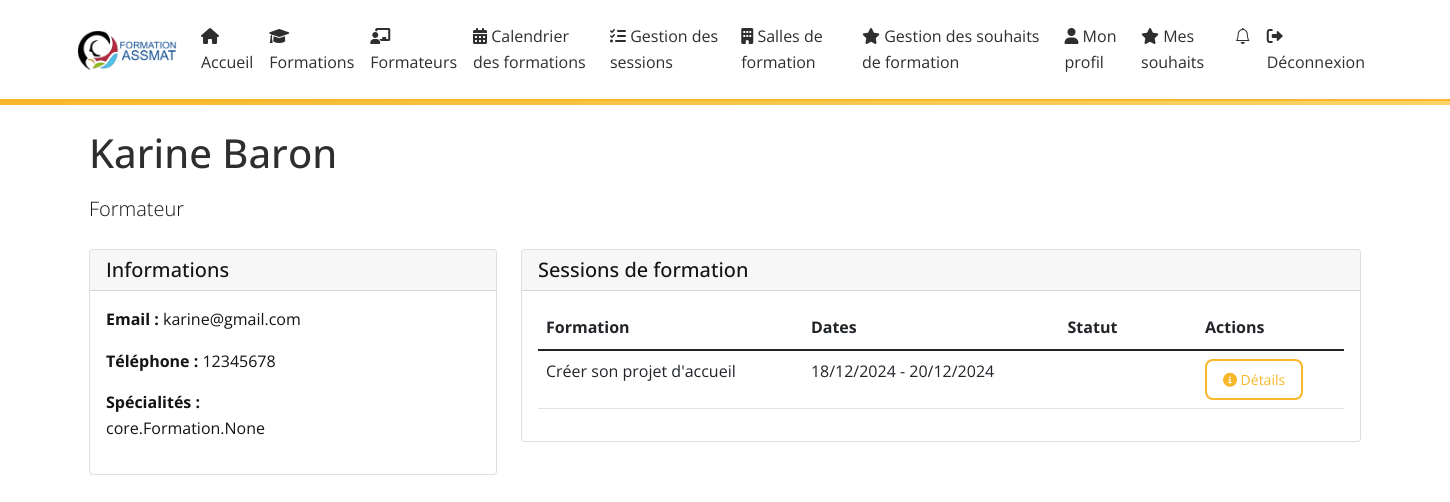
The app's page /trainers/1/ (signed in), older data.
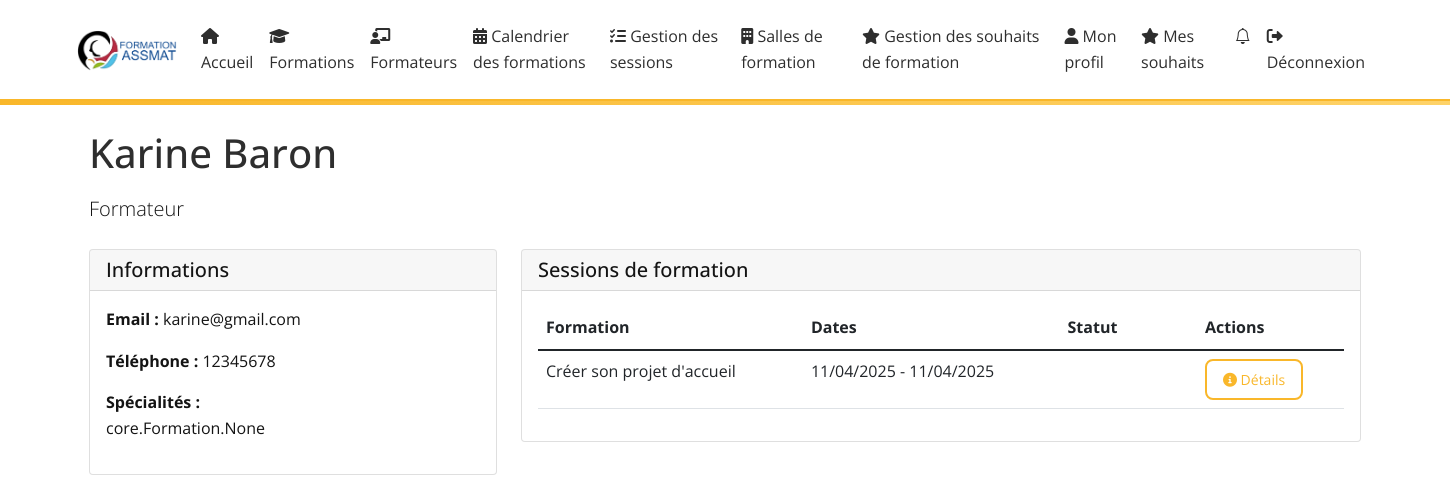
The same page, newer data.
### core/models.py (models this page shows, shortened)
class Session(models.Model):
    STATUS_CHOICES = [
        ('NON_OUVERTE', 'Non ouverte'),
        ('DEMANDEE', 'Demandée'),
        ('OUVERTE', 'Ouverte'),
        ('COMPLETE', 'Complète'),
        ('PREPAREE', 'Préparée'),
        ('ENVOYEE_FORMATEUR', 'Envoyée formateur'),
        ('ATTENTE_RETOUR', 'En attente retour'),
        ('ATTENTE_TRAITEMENT_SYLVAN', 'En attente traitement Sylvan'),
        ('ATTENTE_TRAITEMENT_IPERIA', 'En attente traitement Ipéria'),
        ('ERREUR_SYLVAN', 'Erreur à traiter Sylvan'),
        ('ERREUR_IPERIA', 'Erreur à traiter Ipéria'),
        ('TERMINEE', 'Terminée'),
    ]
    formation = models.ForeignKey(
        Formation,
        on_delete=models.CASCADE,
        related_name='sessions'
    )
    trainers = models.ManyToManyField(
        Trainer,
        related_name='sessions',
        blank=True
    )
    status = models.CharField(
        max_length=50,
        choices=STATUS_CHOICES,
        default='NON_OUVERTE'
    )
    start_date = models.DateField(null=True, blank=True)
    end_date = models.DateField(null=True, blank=True)
    iperia_opening_date = models.DateField(null=True, blank=True)
    iperia_deadline = models.DateField(null=True, blank=True)
    created_at = models.DateTimeField(auto_now_add=True)
    updated_at = models.DateTimeField(auto_now=True)
    last_status_change = models.DateTimeField(default=timezone.now)

class Formation(models.Model):
    FORMATION_TYPES = [
        ('initial', 'Formation Initiale'),
        ('continue', 'Formation Continue'),
        ('specialisation', 'Formation Spécialisation'),
    ]
    name = models.CharField(max_length=255, verbose_name="Nom de la formation")
    code_iperia = models.CharField(max_length=50, unique=True, verbose_name="Code IPERIA")
    description = models.TextField(verbose_name="Description")
    duration = models.IntegerField(help_text="Durée en heures", validators=[MinValueValidator(1)], verbose_name="Durée")
    image = models.ImageField(upload_to='formations/images/', null=True, blank=True, verbose_name="Image")
    program_file = models.FileField(upload_to='programs/', null=True, blank=True, verbose_name="Programme détaillé")
    created_at = models.DateTimeField(auto_now_add=True, verbose_name="Date de création")
    updated_at = models.DateTimeField(auto_now=True, verbose_name="Date de mise à jour")
    type = models.CharField(max_length=20, choices=FORMATION_TYPES, default='initial', verbose_name="Type de formation")
    is_presentiel = models.BooleanField(default=True, verbose_name="Présentiel")
    is_distanciel = models.BooleanField(default=False, verbose_name="Distanciel")
    is_asynchrone = models.BooleanField(default=False, verbose_name="Asynchrone")
    is_active = models.BooleanField(default=True, verbose_name="Formation active")
    city = models.CharField(max_length=100, null=True, blank=True, verbose_name="Ville")
    code_postal = models.CharField(max_length=10, null=True, blank=True, verbose_name="Code postal")
    latitude = models.FloatField(null=True, blank=True)
    longitude = models.FloatField(null=True, blank=True)
    class Meta:
        verbose_name = "Formation"
        verbose_name_plural = "Formations"
        ordering = ['name']

### core/views.py (the view)
# urls.py: path('trainers/<int:pk>/', views.trainer_detail, name='trainer_detail'),
@login_required
def trainer_detail(request, pk):
    trainer = get_object_or_404(Trainer, pk=pk)
    sessions = Session.objects.filter(trainers=trainer).order_by('-start_date')
    return render(request, 'core/trainer_detail.html', {
        'trainer': trainer,
        'sessions': sessions
    })

### core/context_processors.py (called while the page is built)
def unread_notifications(request):
    if request.user.is_authenticated:
        return {
            'unread_notifications_count': request.user.notifications.filter(is_read=False).count()
        }
    return {}

### core/models.py (called while the page is built)
    def get_full_name(self):
        return f"{self.first_name} {self.last_name}".strip()

### core/templates/core/trainer_detail.html (shortened to what this page needs)
{% extends "core/base.html" %}
{% block content %}
<div class="container">
    <div class="mb-4">
        <h1>{{ trainer.get_full_name }}</h1>
        <p class="lead">Formateur</p>
    </div>
    <div class="row">
        <div class="col-md-4">
            <div class="card mb-4">
                <div class="card-header">
                    <h5 class="card-title mb-0">Informations</h5>
                </div>
                <div class="card-body">
                    <p><strong>Email :</strong> {{ trainer.email }}</p>
                    <p><strong>Téléphone :</strong> {{ trainer.phone }}</p>
                    {% if trainer.specialties %}
                        <p><strong>Spécialités :</strong><br>{{ trainer.specialties }}</p>
                    {% endif %}
                </div>
            </div>
        </div>
        <div class="col-md-8">
            <div class="card">
                <div class="card-header">
                    <h5 class="card-title mb-0">Sessions de formation</h5>
                </div>
                <div class="card-body">
                    <div class="table-responsive">
                        <table class="table">
                            <thead>
                                <tr>
                                    <th>Formation</th>
                                    <th>Dates</th>
                                    <th>Statut</th>
                                    <th>Actions</th>
                                </tr>
                            </thead>
                            <tbody>
                                {% for session in sessions %}
                                    <tr>
                                        <td>{{ session.formation.name }}</td>
                                        <td>
                                            {{ session.start_date|date:"d/m/Y" }} - {{ session.end_date|date:"d/m/Y" }}
                                        </td>
                                        <td>
                                            <span class="badge badge-{{ session.status_color }}">
                                            </span>
                                        </td>
                                        <td>
                                            <a href="{% url 'core:session_detail' session_id=session.id %}"
                                               class="btn btn-info btn-sm">
                                                <i class="fas fa-info-circle"></i> Détails
                                            </a>
                                        </td>
                                    </tr>
                                {% empty %}
                                    <tr>
                                        <td colspan="4" class="text-center">
                                            Aucune session de formation pour ce formateur.
                                        </td>
                                    </tr>
                                {% endfor %}
                            </tbody>
                        </table>
                    </div>
                </div>
            </div>
        </div>
    </div>
</div>
{% endblock %}

Row changes from the older to the newer data that the page shows:
changed Session "Créer son projet d'accueil": start_date "18/12/2024" → "11/04/2025"; end_date "20/12/2024" → "11/04/2025"
